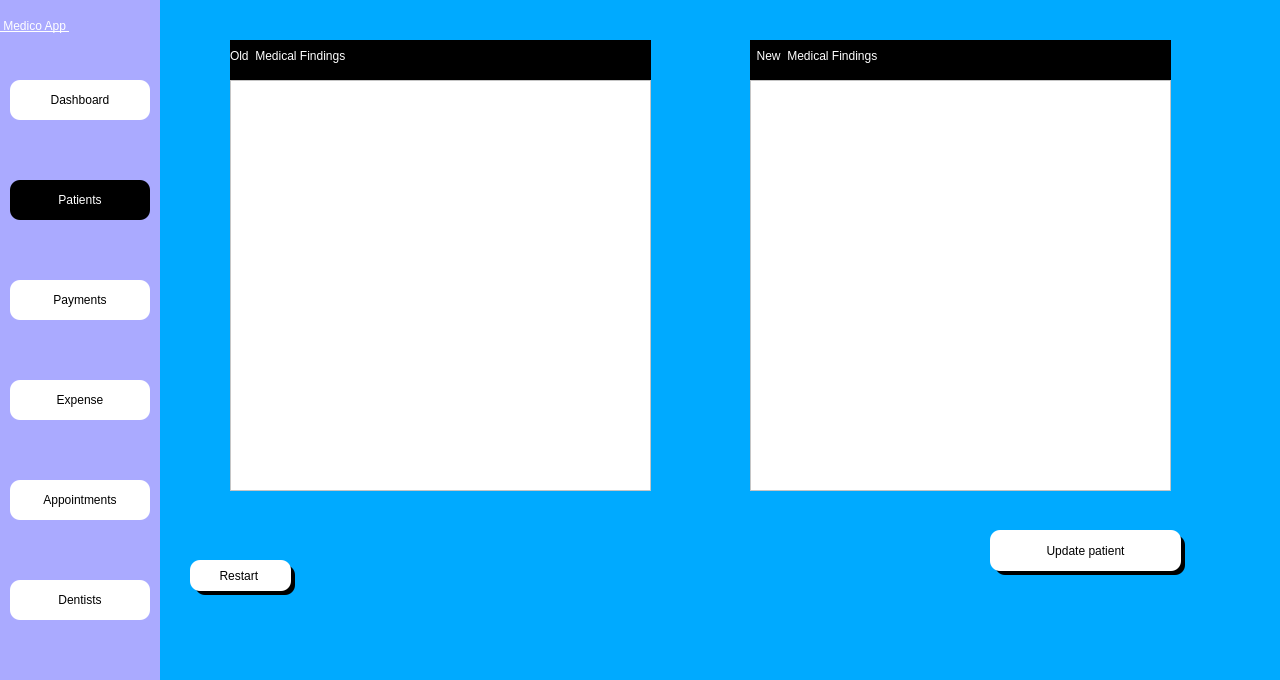
<?xml version="1.0" encoding="UTF-8"?>
<ui version="4.0">
 <class>Dialog</class>
 <widget class="QDialog" name="Dialog">
  <property name="geometry">
   <rect>
    <x>0</x>
    <y>0</y>
    <width>1280</width>
    <height>680</height>
   </rect>
  </property>
  <property name="windowTitle">
   <string>Dialog</string>
  </property>
  <property name="styleSheet">
   <string notr="true">background-color: rgb(0, 170, 255);</string>
  </property>
  <widget class="QWidget" name="side_bar" native="true">
   <property name="geometry">
    <rect>
     <x>0</x>
     <y>0</y>
     <width>160</width>
     <height>681</height>
    </rect>
   </property>
   <property name="styleSheet">
    <string notr="true">background-color: rgb(170, 170, 255);</string>
   </property>
   <widget class="QPushButton" name="dash_btn">
    <property name="geometry">
     <rect>
      <x>10</x>
      <y>80</y>
      <width>140</width>
      <height>40</height>
     </rect>
    </property>
    <property name="styleSheet">
     <string notr="true">QPushButton{


font:  14pt &quot;Segoe UI &quot;;
background-color: rgb(255, 255, 255);
border-top-left-radius:10px;
border-bottom-left-radius:10px;
border-top-right-radius:10px;
border-bottom-right-radius:10px;}
QPushButton:hover{
	background-color: rgb(161, 161, 161);
	color: rgb(255, 255, 255);
}</string>
    </property>
    <property name="text">
     <string>Dashboard</string>
    </property>
    <property name="icon">
     <iconset>
      <normaloff>../Medico_modern/dashboard.png</normaloff>../Medico_modern/dashboard.png</iconset>
    </property>
   </widget>
   <widget class="QPushButton" name="appointment_btn">
    <property name="geometry">
     <rect>
      <x>10</x>
      <y>480</y>
      <width>140</width>
      <height>40</height>
     </rect>
    </property>
    <property name="styleSheet">
     <string notr="true">QPushButton{


font:  14pt &quot;Segoe UI &quot;;
background-color: rgb(255, 255, 255);
border-top-left-radius:10px;
border-bottom-left-radius:10px;
border-top-right-radius:10px;
border-bottom-right-radius:10px;}
QPushButton:hover{
	background-color: rgb(161, 161, 161);
	color: rgb(255, 255, 255);
}</string>
    </property>
    <property name="text">
     <string>Appointments</string>
    </property>
    <property name="icon">
     <iconset>
      <normaloff>../Medico_modern/appointmentdownload (1).png</normaloff>../Medico_modern/appointmentdownload (1).png</iconset>
    </property>
   </widget>
   <widget class="QPushButton" name="dentist_btn">
    <property name="geometry">
     <rect>
      <x>10</x>
      <y>580</y>
      <width>140</width>
      <height>40</height>
     </rect>
    </property>
    <property name="styleSheet">
     <string notr="true">QPushButton{


font:  14pt &quot;Segoe UI &quot;;
background-color: rgb(255, 255, 255);
border-top-left-radius:10px;
border-bottom-left-radius:10px;
border-top-right-radius:10px;
border-bottom-right-radius:10px;}
QPushButton:hover{
	background-color: rgb(161, 161, 161);
	color: rgb(255, 255, 255);
}</string>
    </property>
    <property name="text">
     <string>Dentists</string>
    </property>
    <property name="icon">
     <iconset>
      <normaloff>../Medico_modern/dentistimages.png</normaloff>../Medico_modern/dentistimages.png</iconset>
    </property>
   </widget>
   <widget class="QPushButton" name="payment_btn">
    <property name="geometry">
     <rect>
      <x>10</x>
      <y>280</y>
      <width>140</width>
      <height>40</height>
     </rect>
    </property>
    <property name="styleSheet">
     <string notr="true">QPushButton{


font:  14pt &quot;Segoe UI &quot;;
background-color: rgb(255, 255, 255);
border-top-left-radius:10px;
border-bottom-left-radius:10px;
border-top-right-radius:10px;
border-bottom-right-radius:10px;}
QPushButton:hover{
	background-color: rgb(161, 161, 161);
	color: rgb(255, 255, 255);
}</string>
    </property>
    <property name="text">
     <string>Payments</string>
    </property>
    <property name="icon">
     <iconset>
      <normaloff>../Medico_modern/billingdownload (1).png</normaloff>../Medico_modern/billingdownload (1).png</iconset>
    </property>
   </widget>
   <widget class="QPushButton" name="expense_btn">
    <property name="geometry">
     <rect>
      <x>10</x>
      <y>380</y>
      <width>140</width>
      <height>40</height>
     </rect>
    </property>
    <property name="styleSheet">
     <string notr="true">QPushButton{


font:  14pt &quot;Segoe UI &quot;;
background-color: rgb(255, 255, 255);
border-top-left-radius:10px;
border-bottom-left-radius:10px;
border-top-right-radius:10px;
border-bottom-right-radius:10px;}
QPushButton:hover{
	background-color: rgb(161, 161, 161);
	color: rgb(255, 255, 255);
}</string>
    </property>
    <property name="text">
     <string>Expense</string>
    </property>
    <property name="icon">
     <iconset>
      <normaloff>../Medico_modern/billingdownload (1).png</normaloff>../Medico_modern/billingdownload (1).png</iconset>
    </property>
   </widget>
   <widget class="QLabel" name="label_6">
    <property name="geometry">
     <rect>
      <x>0</x>
      <y>0</y>
      <width>161</width>
      <height>51</height>
     </rect>
    </property>
    <property name="styleSheet">
     <string notr="true">font: 20pt &quot;MS Shell Dlg 2&quot;;
font: 75 20pt &quot;MS Shell Dlg 2&quot;;
text-decoration: underline;
font: 22pt &quot;MS Shell Dlg 2&quot;;
background-color: rgba(255, 255, 255,0);
color: rgb(255, 255, 255);
</string>
    </property>
    <property name="text">
     <string> Medico App </string>
    </property>
   </widget>
  </widget>
  <widget class="QPushButton" name="patient_btn">
   <property name="geometry">
    <rect>
     <x>10</x>
     <y>180</y>
     <width>140</width>
     <height>40</height>
    </rect>
   </property>
   <property name="styleSheet">
    <string notr="true">
QPushButton{


font:  14pt &quot;Segoe UI &quot;;
background-color: rgb(255, 255, 255);
border-top-left-radius:10px;
border-bottom-left-radius:10px;
border-top-right-radius:10px;
border-bottom-right-radius:10px;

	background-color: rgb(0, 0, 0);
	color: rgb(255, 255, 255);
}

QPushButton:hover{
	background-color: rgb(161, 161, 161);
	color: rgb(255, 255, 255);
}
</string>
   </property>
   <property name="text">
    <string>Patients</string>
   </property>
   <property name="icon">
    <iconset>
     <normaloff>../Medico_modern/patientdownload .png</normaloff>../Medico_modern/patientdownload .png</iconset>
   </property>
  </widget>
  <widget class="QWidget" name="widget_2" native="true">
   <property name="geometry">
    <rect>
     <x>230</x>
     <y>40</y>
     <width>421</width>
     <height>451</height>
    </rect>
   </property>
   <property name="styleSheet">
    <string notr="true">color: rgb(255, 255, 255);
background-color: rgb(0, 0, 0);</string>
   </property>
   <widget class="QLabel" name="findings_label">
    <property name="geometry">
     <rect>
      <x>0</x>
      <y>0</y>
      <width>351</width>
      <height>31</height>
     </rect>
    </property>
    <property name="styleSheet">
     <string notr="true">
color: rgb(255, 255, 255);
background-color: rgb(0, 0, 0);

font:  14pt &quot;Segoe UI &quot;;</string>
    </property>
    <property name="text">
     <string>Old  Medical Findings</string>
    </property>
   </widget>
   <widget class="QTextEdit" name="med_find_edit">
    <property name="geometry">
     <rect>
      <x>0</x>
      <y>40</y>
      <width>421</width>
      <height>411</height>
     </rect>
    </property>
    <property name="styleSheet">
     <string notr="true">QTextEdit:focus{
background-color: rgb(255, 255, 255);
}
QTextEdit{
background-color: rgb(255, 255, 255);
	font: 12pt &quot;Segoe UI&quot;;
	color: rgb(0, 0, 0);
}
</string>
    </property>
   </widget>
   <zorder>med_find_edit</zorder>
   <zorder>findings_label</zorder>
  </widget>
  <widget class="QPushButton" name="save_pat">
   <property name="geometry">
    <rect>
     <x>990</x>
     <y>530</y>
     <width>191</width>
     <height>41</height>
    </rect>
   </property>
   <property name="styleSheet">
    <string notr="true">QPushButton{


font:  14pt &quot;Segoe UI &quot;;
background-color: rgb(255, 255, 255);
border-top-left-radius:10px;
border-bottom-left-radius:10px;
border-top-right-radius:10px;
border-bottom-right-radius:10px;}
QPushButton:hover{
	background-color: rgb(161, 161, 161);
	color: rgb(255, 255, 255);
}</string>
   </property>
   <property name="text">
    <string>Update patient</string>
   </property>
  </widget>
  <widget class="QPushButton" name="restart_btn">
   <property name="geometry">
    <rect>
     <x>190</x>
     <y>560</y>
     <width>101</width>
     <height>31</height>
    </rect>
   </property>
   <property name="styleSheet">
    <string notr="true">QPushButton{


font:  14pt &quot;Segoe UI &quot;;
background-color: rgb(255, 255, 255);
border-top-left-radius:10px;
border-bottom-left-radius:10px;
border-top-right-radius:10px;
border-bottom-right-radius:10px;}
QPushButton:hover{
	background-color: rgb(161, 161, 161);
	color: rgb(255, 255, 255);
}</string>
   </property>
   <property name="text">
    <string>Restart </string>
   </property>
  </widget>
  <widget class="QLabel" name="label">
   <property name="geometry">
    <rect>
     <x>20</x>
     <y>-20</y>
     <width>1280</width>
     <height>720</height>
    </rect>
   </property>
   <property name="text">
    <string/>
   </property>
   <property name="pixmap">
    <pixmap>Images/daniel-frank-wKbWAMlHgNo-unsplash.jpg</pixmap>
   </property>
   <property name="scaledContents">
    <bool>true</bool>
   </property>
  </widget>
  <widget class="QLabel" name="label_4">
   <property name="geometry">
    <rect>
     <x>195</x>
     <y>565</y>
     <width>100</width>
     <height>30</height>
    </rect>
   </property>
   <property name="styleSheet">
    <string notr="true">background-color: rgb(0, 0, 0);
font: 12pt &quot;MS Shell Dlg 2&quot;;
border-top-left-radius:10px;
border-bottom-left-radius:10px;
border-top-right-radius:10px;
border-bottom-right-radius:10px;
color: rgb(255, 255, 255);
</string>
   </property>
   <property name="text">
    <string/>
   </property>
  </widget>
  <widget class="QLabel" name="label_5">
   <property name="geometry">
    <rect>
     <x>995</x>
     <y>535</y>
     <width>190</width>
     <height>40</height>
    </rect>
   </property>
   <property name="styleSheet">
    <string notr="true">background-color: rgb(0, 0, 0);
font: 12pt &quot;MS Shell Dlg 2&quot;;
border-top-left-radius:10px;
border-bottom-left-radius:10px;
border-top-right-radius:10px;
border-bottom-right-radius:10px;
color: rgb(255, 255, 255);
</string>
   </property>
   <property name="text">
    <string/>
   </property>
  </widget>
  <widget class="QWidget" name="widget_3" native="true">
   <property name="geometry">
    <rect>
     <x>750</x>
     <y>40</y>
     <width>421</width>
     <height>451</height>
    </rect>
   </property>
   <property name="styleSheet">
    <string notr="true">color: rgb(255, 255, 255);
background-color: rgb(0, 0, 0);</string>
   </property>
   <widget class="QLabel" name="findings_label_2">
    <property name="geometry">
     <rect>
      <x>0</x>
      <y>0</y>
      <width>351</width>
      <height>31</height>
     </rect>
    </property>
    <property name="styleSheet">
     <string notr="true">
color: rgb(255, 255, 255);
background-color: rgb(0, 0, 0);

font:  14pt &quot;Segoe UI &quot;;</string>
    </property>
    <property name="text">
     <string>  New  Medical Findings</string>
    </property>
   </widget>
   <widget class="QTextEdit" name="med_find_edit_2">
    <property name="geometry">
     <rect>
      <x>0</x>
      <y>40</y>
      <width>421</width>
      <height>411</height>
     </rect>
    </property>
    <property name="styleSheet">
     <string notr="true">QTextEdit:focus{
background-color: rgb(255, 255, 255);
}
QTextEdit{
background-color: rgb(255, 255, 255);
	font: 12pt &quot;Segoe UI&quot;;
	color: rgb(0, 0, 0);
}
</string>
    </property>
   </widget>
  </widget>
  <zorder>label</zorder>
  <zorder>side_bar</zorder>
  <zorder>patient_btn</zorder>
  <zorder>widget_2</zorder>
  <zorder>label_4</zorder>
  <zorder>restart_btn</zorder>
  <zorder>label_5</zorder>
  <zorder>save_pat</zorder>
  <zorder>widget_3</zorder>
 </widget>
 <resources/>
 <connections/>
</ui>
